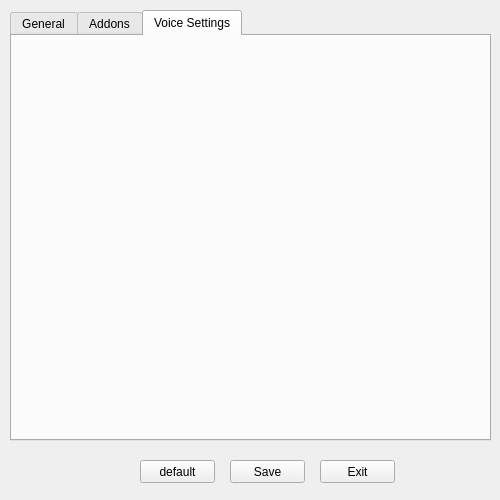
<?xml version="1.0" encoding="UTF-8"?>
<ui version="4.0">
 <class>SEditor</class>
 <widget class="QWidget" name="SEditor">
  <property name="geometry">
   <rect>
    <x>0</x>
    <y>0</y>
    <width>500</width>
    <height>500</height>
   </rect>
  </property>
  <property name="minimumSize">
   <size>
    <width>500</width>
    <height>500</height>
   </size>
  </property>
  <property name="maximumSize">
   <size>
    <width>500</width>
    <height>500</height>
   </size>
  </property>
  <property name="windowTitle">
   <string>Settings Editor</string>
  </property>
  <property name="windowIcon">
   <iconset>
    <normaloff>../assets/settings.png</normaloff>../assets/settings.png</iconset>
  </property>
  <widget class="QTabWidget" name="tabWidget">
   <property name="geometry">
    <rect>
     <x>10</x>
     <y>10</y>
     <width>481</width>
     <height>431</height>
    </rect>
   </property>
   <property name="minimumSize">
    <size>
     <width>0</width>
     <height>0</height>
    </size>
   </property>
   <property name="maximumSize">
    <size>
     <width>800</width>
     <height>800</height>
    </size>
   </property>
   <property name="currentIndex">
    <number>2</number>
   </property>
   <widget class="QWidget" name="General">
    <attribute name="title">
     <string>General</string>
    </attribute>
   </widget>
   <widget class="QWidget" name="addons">
    <attribute name="title">
     <string>Addons</string>
    </attribute>
   </widget>
   <widget class="QWidget" name="Voice">
    <attribute name="title">
     <string>Voice Settings</string>
    </attribute>
   </widget>
  </widget>
  <widget class="QPushButton" name="pushButton">
   <property name="geometry">
    <rect>
     <x>230</x>
     <y>460</y>
     <width>75</width>
     <height>23</height>
    </rect>
   </property>
   <property name="text">
    <string>Save</string>
   </property>
  </widget>
  <widget class="QPushButton" name="pushButton_2">
   <property name="geometry">
    <rect>
     <x>320</x>
     <y>460</y>
     <width>75</width>
     <height>23</height>
    </rect>
   </property>
   <property name="text">
    <string>Exit</string>
   </property>
  </widget>
  <widget class="QPushButton" name="pushButton_3">
   <property name="geometry">
    <rect>
     <x>140</x>
     <y>460</y>
     <width>75</width>
     <height>23</height>
    </rect>
   </property>
   <property name="text">
    <string>default</string>
   </property>
  </widget>
 </widget>
 <resources/>
 <connections/>
</ui>
